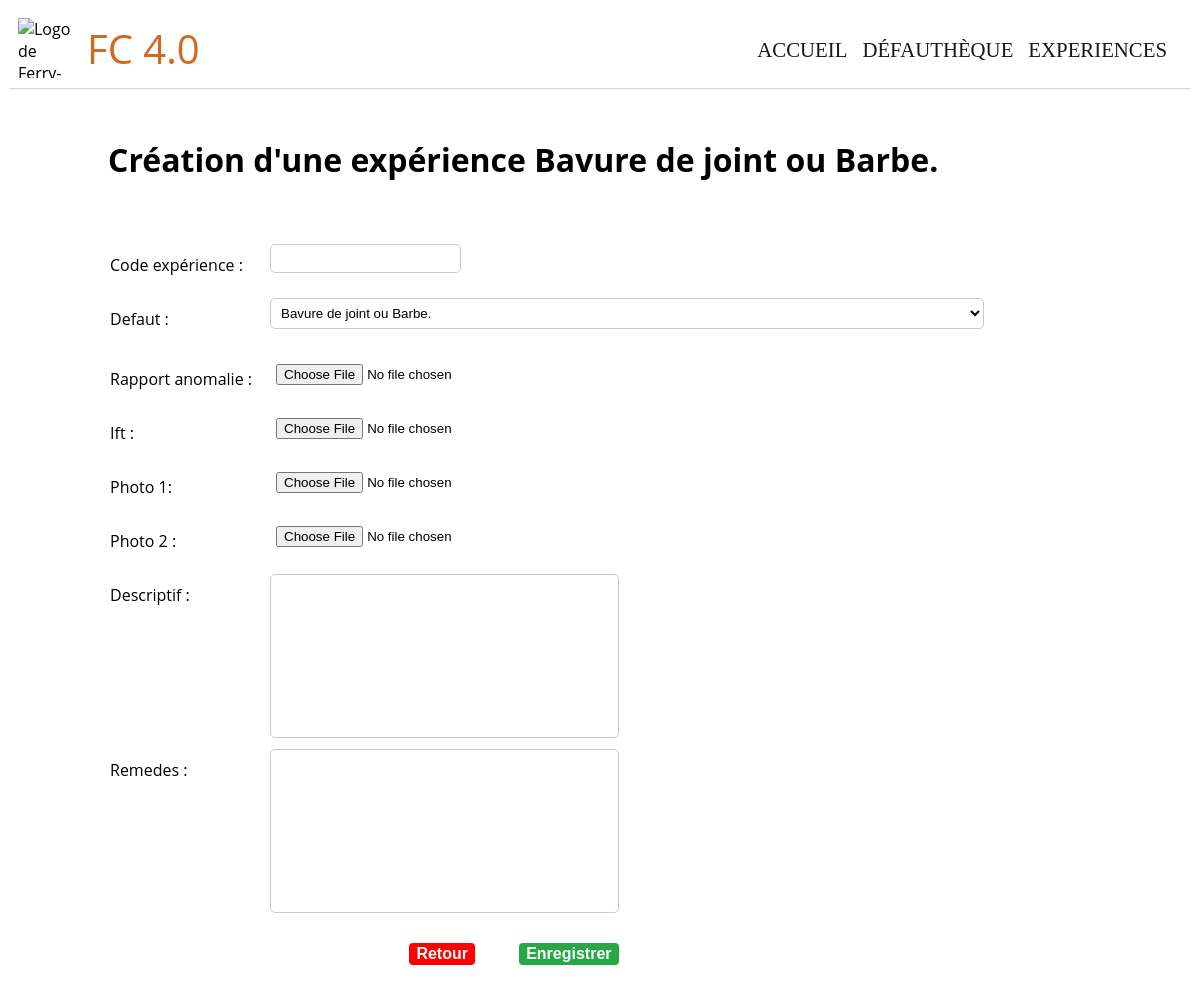
The page /Webfautheque/A111/Experiences/Ajout/ (signed in) on the database its author committed.
### Webfautheque/models.py (models this page shows, shortened)
class Defaut(models.Model):
    sous_groupe = models.ForeignKey(Sous_groupe, on_delete=models.CASCADE)
    defaut_idperso = models.CharField('Code defaut', max_length=4)
    defaut_nom = models.CharField('Nom defaut', max_length=200)
    defaut_image = models.ImageField('Image', upload_to='static/Webfautheque/presentation_defauts',
                                     default="None", blank=True)
    defaut_description = models.TextField('Description', max_length=2000)
    defaut_info = models.TextField('Information', max_length=2000)
    defaut_causes = models.TextField('Causes', max_length=2000)
    defaut_remedes = models.TextField('Remedes', max_length=2000)

### Webfautheque/views.py (the view)
@permission_required('Webfautheque.add_experience')
def page_ajout_experience(request, defaut_idperso = ''):
    try:
        form = ExperienceForm()
        if request.method == 'POST':
            form = ExperienceForm(request.POST, request.FILES or None)
            if form.is_valid():
                naive_datetime = datetime.datetime.now()
                naive_datetime.tzinfo  # None
                settings.TIME_ZONE  # 'UTC'
                experience = form.save(commit=False)
                experience.defaut_id = request.POST.get('defaut')
                experience.experience_pub_date = naive_datetime
                experience.save()
                return redirect('experience_list')
        else:
            form = ExperienceForm(initial={ 'experience_auteur': request.user, 'experience_pub_date': datetime.datetime.now()})
            page = request.GET.get('page', 1)
            if(page == 'ajout_list'):
                defaut_nom = Defaut.objects.all()
                return render(request, 'Webfautheque/experience_ajout.html', {'experience_form': form, 'liste_defaut': defaut_nom})
            else:
                form.fields['defaut'].queryset = Defaut.objects.filter(defaut_idperso=defaut_idperso)
                form.fields['defaut'].label = "Défaut"
                form.fields['defaut'].empty_label = None
                liste_defaut = Defaut.objects.all()
                defaut_nom = Defaut.objects.get(defaut_idperso=defaut_idperso).defaut_nom
                defaut_id = Defaut.objects.get(defaut_idperso=defaut_idperso).id
                return render(request, 'Webfautheque/experience_ajout.html', {'experience_form': form, 'defaut': defaut_idperso, 'nom_defaut': defaut_nom, 'defaut_id': defaut_id, 'liste_defaut': liste_defaut})
    except :
        return redirect('page_choix_experience', defaut_idperso)

### Webfautheque/form.py
class ExperienceForm(forms.ModelForm):
    def __init__(self, *args, **kwargs):
      super(ExperienceForm, self).__init__(*args, **kwargs)
      self.fields['experience_auteur'].widget.attrs['readonly'] = True
    class Meta:
        model = Experience
        fields = ('defaut',
            'experience_auteur',
            'experience_nom_article',
            'experience_descriptif',
            'experience_pub_date',
            'experience_remedes',
            'experience_rapport_anomalie',
            'experience_ift',
            'experience_photos_1',
            'experience_photos_2',
                  )
        widgets = {
            'experience_pub_date': forms.HiddenInput(),
            'experience_auteur': forms.HiddenInput(),
            'experience_ift': forms.HiddenInput(),
            'experience_ift': forms.FileInput(),
            'experience_rapport_anomalie': forms.FileInput(),
            'experience_photos_1': forms.HiddenInput(),
            'experience_photos_1': forms.FileInput(),
            'experience_photos_2': forms.HiddenInput(),
            'experience_photos_2': forms.FileInput(),
        }

### templates/Webfautheque/experience_ajout.html (shortened to what this page needs)
<!DOCTYPE html>
<html lang="fr">
  {% extends "Webfautheque/base.html" %} {% load static %}  {% block content %}
  <link rel="stylesheet" type="text/css" href="{% static 'css/experience_form.css' %}" />
  <div class='content_list'>
    <h1 class='title_experience'>Création d'une expérience {{nom_defaut}}</h1>
  <form enctype="multipart/form-data" method="POST" class="experience-form">
    <div class="add_form_content">
      <div class="form_content">
        <div class='form_text'>
          <p> Code expérience :
        </div>
        <div class="form_input">
          {{ experience_form.experience_nom_article}}
        </div>
      </div>
      <div class="form_content">
        <div class='form_text'>
          <p> Defaut :
        </div>
        <div class='form_input'>
          <select name="defaut" id="id_defaut" class="form-control">
            {% if nom_defaut is null %}
              <option value="" selected disabled hidden>Choisissez un defaut</option>
            {% else %}
            <option value="{{defaut_id}}" required hidden>{{nom_defaut}} </option>
            {% endif %}
          </select>
        </div>
      </div>
    <div class="form_content">
    </div>
      <div class="form_content">
      <div class='form_text'>
        <p> Rapport anomalie :
      </div>
      <div class="form_input">
        {{ experience_form.experience_rapport_anomalie }}
      </div>
    </div>
      <div class="form_content">
      <div class='form_text'>
        <p> Ift :
      </div>
      <div class="form_input">
        {{ experience_form.experience_ift }}
      </div>
    </div>
    <div class="form_content">
      <div class='form_text'>
        <p> Photo 1:
      </div>
      <div class="form_input">
        {{ experience_form.experience_photos_1}}
      </div>
    </div>
    <div class="form_content">
      <div class='form_text'>
        <p> Photo 2 :
      </div>
      <div class="form_input">
        {{ experience_form.experience_photos_2}}
      </div>
    </div>
    <div class="form_content">
      <div class='form_text'>
        <p> Descriptif :
      </div>
      <div class="form_input">
        {{ experience_form.experience_descriptif}}
      </div>
    </div>
      <div class="form_content">
      <div class='form_text'>
        <p> Remedes :
      </div>
      <div class="form_input">
        {{ experience_form.experience_remedes}}
      </div>
    </div>
    <div class="form_button">
      <button class="btn_cancel"> <a href= "/Webfautheque/experiences/" class="btn btn-primary">Retour</a> </button>
      <button type="submit" class="btn_ajout">Enregistrer</button>
    </div>
  </form>
</div>
  {% endblock %}

### static/css/header.css (style rules this page uses)
body { font-family: "Open Sans", sans-serif; }
a { text-decoration: none; }
textarea { resize: none; width: 100%; }

### static/css/experience_form.css (style rules this page uses)
.title_experience { font-size: 32px; margin-left: 20px; }
.content_list { margin-left: 60px; }
.content_list h1 { font-size: 32px; margin-left: 40px; margin-bottom: 25px; margin-top: 50px; }
form { box-sizing: border-box; padding: 2rem; border-radius: 1rem; display: grid; grid-template-columns: 1fr 2fr; gap: 2rem; }
.form_content { display: flex; }
.form_text { display: flex; flex-direction: column; width: 150px; margin-left: 10px; text-align: center; }
.form_text p { text-align: left; width: 100%; }
.form_input { display: flex; flex-direction: column; margin-top:6px; }
input, textarea, option, select { width:auto; margin-left: 10px; margin-bottom: 5px; border-radius: 5px; background: #fff; border: 1px solid #ccc; outline:none; padding: 6px; }
input[type=file] { width:auto; margin-left: 10px; border-radius: 5px; background: none; border: 1px none; outline:none; padding: 6px; }
.form_button { display: flex; margin-top: 25px; }
.btn_ajout { color: #fff; background-color: #28a745; border-color: #28a745; font-weight: bold; font-size: 16px; border: 1px solid transparent; border-radius: 0.25rem; margin-top: 2 0px; margin-left: 5%; }
.btn_cancel { display: flex; width: 50%; height: auto; width: auto; color: #fff; background-color: red; border-color: red; font-weight: bold; font-size: 16px; border: 1px solid transparent; border-radius: 0.25rem; margin-left: 35%; }
.btn_cancel a { color: #fff; }

### rows shown on the page
Defaut: defaut_nom "Bavure de joint ou Barbe.", defaut "Bavure de joint ou Barbe."
